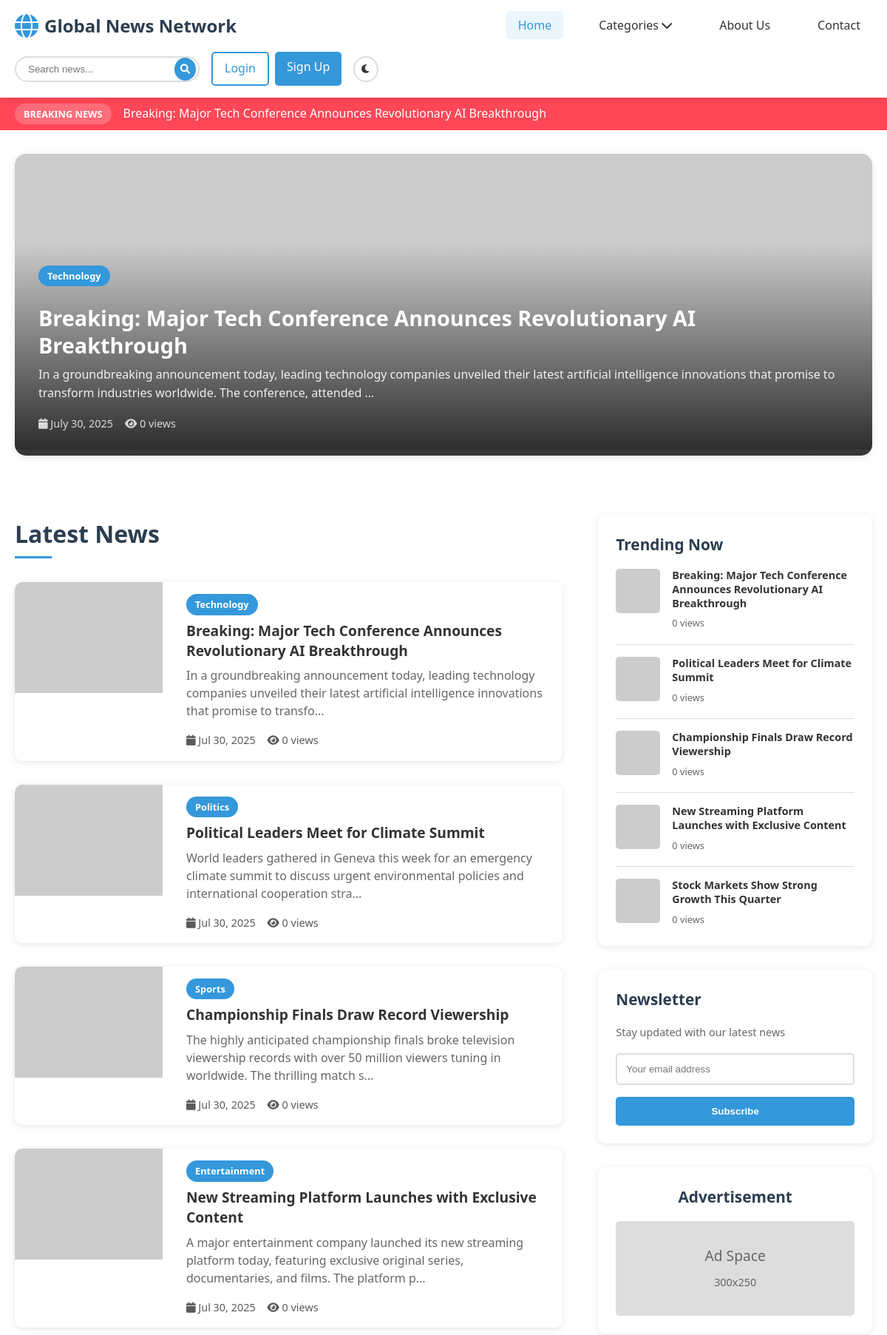
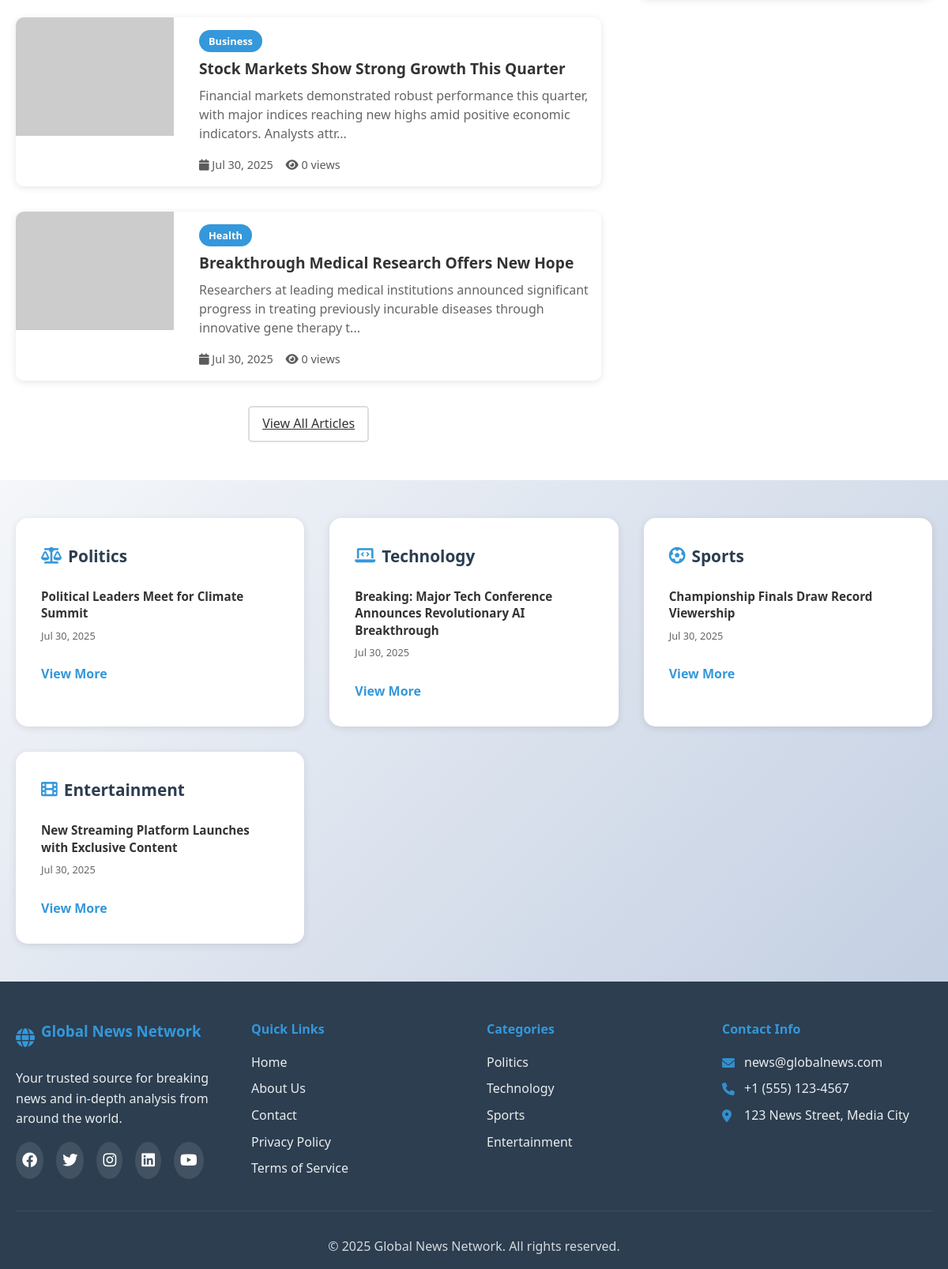
The page / on the database its author committed (2 pictures, top to bottom).
### tables this page shows
CREATE TABLE articles (
    article_id INT AUTO_INCREMENT PRIMARY KEY,
    title VARCHAR(255) NOT NULL,
    content TEXT NOT NULL,
    image_url VARCHAR(255),
    category_id INT,
    author_id INT,
    published_date TIMESTAMP DEFAULT CURRENT_TIMESTAMP,
    is_featured BOOLEAN DEFAULT FALSE,
    is_breaking BOOLEAN DEFAULT FALSE,
    views INT DEFAULT 0,
    FOREIGN KEY (category_id) REFERENCES categories(category_id),
    FOREIGN KEY (author_id) REFERENCES users(user_id)
);

CREATE TABLE categories (
    category_id INT AUTO_INCREMENT PRIMARY KEY,
    category_name VARCHAR(50) UNIQUE NOT NULL
);

### index.php (the view, shortened to what the rows shown need)
<?php
$host = 'localhost';
$username = 'root';
$password = '';
$database = 'news_db';
try {
    $pdo = new PDO("mysql:host=$host;dbname=$database;charset=utf8", $username, $password);
    $pdo->setAttribute(PDO::ATTR_ERRMODE, PDO::ERRMODE_EXCEPTION);
} catch(PDOException $e) {
    $pdo = null;
}
?>
<!DOCTYPE html>
<html lang="en">
<head>
    <link rel="stylesheet" href="styles.css">
    <link href="https://cdnjs.cloudflare.com/ajax/libs/font-awesome/6.0.0/css/all.min.css" rel="stylesheet">
</head>
<body>
    <header>
        <div class="container">
            <div class="header-content">
                <div class="logo">
                    <h1>Global News Network</h1>
                </div>
            </div>
        </div>
    </header>
    <main>
        <section class="breaking-news">
            <div class="container">
                <div class="breaking-header">
                    <div class="breaking-ticker" id="breakingTicker">
                        <?php
                        if ($pdo) {
                            try {
                                $stmt = $pdo->prepare("
                                    SELECT title FROM articles
                                    WHERE is_breaking = 1
                                    ORDER BY published_date DESC
                                    LIMIT 3
                                ");
                                $stmt->execute();
                                $breakingNews = $stmt->fetchAll(PDO::FETCH_ASSOC);
                                foreach ($breakingNews as $news) {
                                    echo '<span class="breaking-item">' . htmlspecialchars($news['title']) . '</span>';
                                }
                            } catch(PDOException $e) {
                                echo '<span class="breaking-item">Welcome to Global News Network</span>';
                            }
                        } else {
                            echo '<span class="breaking-item">Welcome to Global News Network</span>';
                        }
                        ?>
                    </div>
                </div>
            </div>
        </section>
        <section class="hero">
            <div class="container">
                <div class="hero-content" id="featuredArticles">
                    <?php
                    if ($pdo) {
                        try {
                            $stmt = $pdo->prepare("
                                SELECT a.*, c.category_name
                                FROM articles a
                                LEFT JOIN categories c ON a.category_id = c.category_id
                                WHERE a.is_featured = 1
                                ORDER BY a.published_date DESC
                                LIMIT 1
                            ");
                            $stmt->execute();
                            $featuredArticle = $stmt->fetch(PDO::FETCH_ASSOC);
                            if ($featuredArticle) {
                                echo '
                                <div class="hero-article">
                                    <img src="' . htmlspecialchars($featuredArticle['image_url']) . '" alt="' . htmlspecialchars($featuredArticle['title']) . '">
                                    <div class="hero-content-text">
                                        <span class="category-tag">' . htmlspecialchars($featuredArticle['category_name']) . '</span>
                                        <h2><a href="article.php?id=' . $featuredArticle['article_id'] . '">' . htmlspecialchars($featuredArticle['title']) . '</a></h2>
                                        <p>' . htmlspecialchars(substr($featuredArticle['content'], 0, 200)) . '...</p>
                                        <div class="article-meta">
                                            <span><i class="fas fa-calendar"></i> ' . date('F j, Y', strtotime($featuredArticle['published_date'])) . '</span>
                                            <span><i class="fas fa-eye"></i> ' . number_format($featuredArticle['views']) . ' views</span>
                                        </div>
                                    </div>
                                </div>';
                            }
                        } catch(PDOException $e) {
                            echo '<div class="hero-article"><p>Featured content will appear here.</p></div>';
                        }
                    }
                    ?>
                </div>
            </div>
        </section>
        <section class="latest-news">
            <div class="container">
                <div class="content-wrapper">
                    <div class="main-content">
                        <h2 class="section-title">Latest News</h2>
                        <div class="news-grid" id="latestNews">
                            <?php
                            if ($pdo) {
                                try {
                                    $stmt = $pdo->prepare("
                                        SELECT a.*, c.category_name, u.username as author_name
                                        FROM articles a
                                        LEFT JOIN categories c ON a.category_id = c.category_id
                                        LEFT JOIN users u ON a.author_id = u.user_id
                                        ORDER BY a.published_date DESC
                                        LIMIT 6
                                    ");
                                    $stmt->execute();
                                    $latestArticles = $stmt->fetchAll(PDO::FETCH_ASSOC);
                                    foreach ($latestArticles as $article) {
                                        echo '
                                        <article class="news-card">
                                            <img src="' . htmlspecialchars($article['image_url']) . '" alt="' . htmlspecialchars($article['title']) . '">
                                            <div class="news-content">
                                                <span class="category-tag">' . htmlspecialchars($article['category_name']) . '</span>
                                                <h3><a href="article.php?id=' . $article['article_id'] . '">' . htmlspecialchars($article['title']) . '</a></h3>
                                                <p>' . htmlspecialchars(substr($article['content'], 0, 150)) . '...</p>
                                                <div class="article-meta">
                                                    <span><i class="fas fa-calendar"></i> ' . date('M j, Y', strtotime($article['published_date'])) . '</span>
                                                    <span><i class="fas fa-eye"></i> ' . number_format($article['views']) . ' views</span>
                                                </div>
                                            </div>
                                        </article>';
                                    }
                                } catch(PDOException $e) {
                                    echo '<p>Latest news will appear here.</p>';
                                }
                            }
                            ?>
                        </div>
                    </div>
                    <aside class="sidebar">
                        <div class="sidebar-section">
                            <div class="trending-articles" id="trendingArticles">
                                <?php
                                if ($pdo) {
                                    try {
                                        $stmt = $pdo->prepare("
                                            SELECT a.*, c.category_name
                                            FROM articles a
                                            LEFT JOIN categories c ON a.category_id = c.category_id
                                            ORDER BY a.views DESC
                                            LIMIT 5
                                        ");
                                        $stmt->execute();
                                        $trendingArticles = $stmt->fetchAll(PDO::FETCH_ASSOC);
                                        foreach ($trendingArticles as $trending) {
                                            echo '
                                            <div class="trending-item">
                                                <img src="' . htmlspecialchars($trending['image_url']) . '" alt="' . htmlspecialchars($trending['title']) . '">
                                                <div class="trending-content">
                                                    <h4><a href="article.php?id=' . $trending['article_id'] . '">' . htmlspecialchars($trending['title']) . '</a></h4>
                                                    <span class="trending-meta">' . number_format($trending['views']) . ' views</span>
                                                </div>
                                            </div>';
                                        }
                                    } catch(PDOException $e) {
                                        echo '<p>Trending articles will appear here.</p>';
                                    }
                                }
                                ?>
                            </div>
                        </div>
                    </aside>
                </div>
            </div>
        </section>
        <section class="category-sections">
            <div class="container">
                <div class="categories-grid">
                    <?php
                    if ($pdo) {
                        $categories = ['Politics', 'Technology', 'Sports', 'Entertainment'];
                        $icons = [
                            'Politics' => 'fas fa-balance-scale',
                            'Technology' => 'fas fa-laptop-code',
                            'Sports' => 'fas fa-futbol',
                            'Entertainment' => 'fas fa-film'
                        ];
                        foreach ($categories as $category) {
                            try {
                                $stmt = $pdo->prepare("
                                    SELECT a.*, c.category_name
                                    FROM articles a
                                    LEFT JOIN categories c ON a.category_id = c.category_id
                                    WHERE c.category_name = :category
                                    ORDER BY a.published_date DESC
                                    LIMIT 3
                                ");
                                $stmt->bindParam(':category', $category);
                                $stmt->execute();
                                $categoryArticles = $stmt->fetchAll(PDO::FETCH_ASSOC);
                                echo '
                                <div class="category-card">
                                    <h3><i class="' . $icons[$category] . '"></i> ' . $category . '</h3>
                                    <div class="category-articles">';
                                foreach ($categoryArticles as $article) {
                                    echo '
                                        <div class="category-item">
                                            <h4><a href="article.php?id=' . $article['article_id'] . '">' . htmlspecialchars($article['title']) . '</a></h4>
                                            <span class="category-meta">' . date('M j, Y', strtotime($article['published_date'])) . '</span>
                                        </div>';
                                }
                                echo '
                                    </div>
                                    <a href="category.php?category=' . urlencode($category) . '" class="view-more">View More</a>
                                </div>';
                            } catch(PDOException $e) {
                                echo '
                                <div class="category-card">
                                    <h3><i class="' . $icons[$category] . '"></i> ' . $category . '</h3>
                                    <div class="category-articles">
                                        <p>Articles will appear here.</p>
                                    </div>
                                    <a href="category.php?category=' . urlencode($category) . '" class="view-more">View More</a>
                                </div>';
                            }
                        }
                    }
                    ?>
                </div>
            </div>
        </section>
    </main>
</body>
</html>

### rows shown on the page
articles: title "Breaking: Major Tech Conference Announces Revolutionary AI Breakthrough", category.category_name "Technology", content "In a groundbreaking announcement today, leading technology companies unveiled their latest artificial intelligence innovations that promise to transform industries worldwide. The conference, attended", published_date "July 30, 2025", views "0", content "In a groundbreaking announcement today, leading technology companies unveiled their latest artificial intelligence innovations that promise to transfo", published_date "Jul 30, 2025"
articles: category.category_name "Politics", title "Political Leaders Meet for Climate Summit", content "World leaders gathered in Geneva this week for an emergency climate summit to discuss urgent environmental policies and international cooperation stra", published_date "Jul 30, 2025", views "0"
articles: category.category_name "Sports", title "Championship Finals Draw Record Viewership", content "The highly anticipated championship finals broke television viewership records with over 50 million viewers tuning in worldwide. The thrilling match s", published_date "Jul 30, 2025", views "0"
articles: category.category_name "Entertainment", title "New Streaming Platform Launches with Exclusive Content", content "A major entertainment company launched its new streaming platform today, featuring exclusive original series, documentaries, and films. The platform p", published_date "Jul 30, 2025", views "0"
articles: category.category_name "Business", title "Stock Markets Show Strong Growth This Quarter", content "Financial markets demonstrated robust performance this quarter, with major indices reaching new highs amid positive economic indicators. Analysts attr", published_date "Jul 30, 2025", views "0"
articles: category.category_name "Health", title "Breakthrough Medical Research Offers New Hope", content "Researchers at leading medical institutions announced significant progress in treating previously incurable diseases through innovative gene therapy t", published_date "Jul 30, 2025", views "0"

### other values the page prints
$category "Politics"
$category "Technology"
$category "Sports"
$category "Entertainment"
